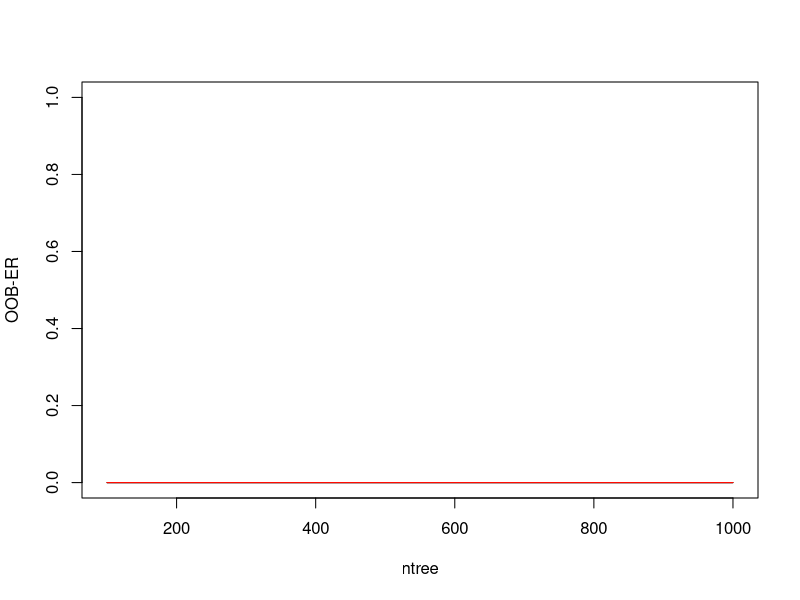

The R source for this figure: (Note: a time limit stopped this script after it produced the figure.)
## Classification random forest for FP occurence in C. mydas

library(randomForest)
library(caret)
library(dplyr)

# read in data

data_full <- read.csv("classI_juveniles_morpho_FP_v3.csv") # this includes C. mydas and C. caretta records

data_full <- data_full %>% filter(!is.na(Carap_L_sl)) # remove any record without straight carapace length (SCL) measurement (just 1)

# variables: sample ID, location, spp, year, FP, paps_regressed, season, allele count, all alleles, supertypes A, B, C, and SCL ("Carap_L_sl" from database download)
data_full <- data_full[c(1, 6, 7, 11, 14, 16, 19:139, 142)] 
colnames(data_full)

data_full <- data_full %>% mutate(location = tolower(location))

# Convert sample ID to character
data_full$sample_ID = as.character(data_full$sample_ID)

# Convert location, species, FP, paps_regressed, season, and all alleles, all supertypes to factors
col_names <- names(data_full)
col_names

data_full[col_names[2:3]] <- lapply(data_full[col_names[2:3]], factor) # location and species

data_full[col_names[5:7]] <- lapply(data_full[col_names[5:7]], factor) # FP,paps_regressed, season

data_full[col_names[9:127]] <- lapply(data_full[col_names[9:127]], factor) # alleles and supertypes


# Convert allele count, SCL, to numeric
data_full$allele_count <- as.numeric(data_full$allele_count)
data_full$Carap_L_sl <- as.numeric(data_full$Carap_L_sl)

sapply(data_full, class)
sapply(data_full, levels)

## Subset to just FP with just C. mydas.

data <- data_full %>% filter(species == "Chelonia mydas") # keep just the Cm; 268 individuals

# as a result of filtering to just Cm individuals, the following alleles are no longer relevant (they were found just in Cc) and can be removed

data <- subset(data, select = -c(Carca32, Carca14, Carca11, Carca16, Carca17, Carca27, Carca13, Carca56, Caca03, Carca28, Carca109, Caca04, Caca05, Carca25, Caca06, Caca07, Caca08, Carca81))

# remove paps_smooth_regressed variable, which is part of a separate model ("RandomForest_TumorRegression.R").
data <- data[,-6]

colnames(data)


# Check for imbalance in response variable (FP)
length(which(data$FP==0)) #162 Cm without FP
length(which(data$FP==1)) #106 Cm with FP, for ~39.55% FP. This is unbalanced enough that we need to account for it by over-sampling the under-represented class (FP positive) and under-sampling the over-represented class (FP negative). Set the sampsize parameter to 2/3 of the under-represented class, and use that sample size in conjunction with the strata option when building the random trees and when training.

# there are 106 FP positive individuals; 106*(2/3) = 70.7 = 71 individuals, so we'll sample 71 FP positive individuals and 71 FP negative individuals for the training data set so that the resutling tree forest is not biased.

sample_size <- c(71,71) # will use subsequently with strata.

# Random Forest analysis

# Optimize mtry parameter. Default for RF classification is sqrt(p) where p is the number of variables in the dataframe.
# let's also run mtry values of sqrt(p), 2*sqrt(p), 0.1(p), 0.2(p), p/3, in addition to p, where p is the number of variables.
# Run each mtry at ntree= 100 to 1000 (by increments of 100), looking for plateau where the out of bag error rate (OOB-ER) is minimized while also maximizing the RF algorithm. The mtry value that minimizes the OOB-ER will be chosen for subsequent analyses.

# We are using 107 variables to explain FP occurence (this excludes the first column, which is sample ID, and FP occurence which is the response)

results_optimization <- matrix(data=NA , nrow = 0, ncol = 3) # create matrix that the following loop will dump info into
for (i in seq(from = 100, to = 1000 , by = 100)){  # values of ntree
  print(i)
  for (j in c(10.3, 20.7, 10.7, 21.4, 35.7, 107)){    #values of mtry based on 107 total predictors
    rf_ij <- randomForest(x = data[,2:109], y = as.factor(data$FP), importance=TRUE ,proximity=TRUE, ntree=i, mtry=j, strata=as.factor(data$FP), sampsize=sample_size)
    results_optimization <- rbind(results_optimization, c(i,j,tail(rf_ij$err.rate,1)[1]))
  }
}

# Clean up the file format
results_optimization<-as.data.frame(results_optimization)
colnames(results_optimization)<-c("ntree", "mtry","OOB_ER")

# Now plot results to see if there's a plateau
plot(results_optimization$ntree[results_optimization$mtry == 10.3],results_optimization$OOB_ER[results_optimization$mtry == 10.3], type="l", col="black", xlab="ntree",ylab="OOB-ER",ylim=c(0,1))
lines(results_optimization$ntree[results_optimization$mtry == 20.7],results_optimization$OOB_ER[results_optimization$mtry == 20.7], col="blue")
lines(results_optimization$ntree[results_optimization$mtry == 10.7],results_optimization$OOB_ER[results_optimization$mtry == 10.7], col="green")
lines(results_optimization$ntree[results_optimization$mtry == 21.4],results_optimization$OOB_ER[results_optimization$mtry == 21.4], col="purple")
lines(results_optimization$ntree[results_optimization$mtry == 35.7],results_optimization$OOB_ER[results_optimization$mtry == 35.7], col="orange")
lines(results_optimization$ntree[results_optimization$mtry == 107],results_optimization$OOB_ER[results_optimization$mtry == 107], col="red")

# all mtry parameters seem to behave similarly with no discernable plateau, so it may be best to explore further or use defaults, i.e., sqrt(p)

# Create model with default paramters as a baseline with grid search, method = "oob"
control <- trainControl(method="oob", number=10, search = "grid")
seed <- 7
metric <- "Accuracy"
set.seed(seed)
mtry <- sqrt(107) # square root of total number of variables; this is the default mtry
tunegrid <- expand.grid(.mtry=mtry)
rf_default <- train(FP~., data=data[,2:109], method="rf", metric=metric, tuneGrid=tunegrid, trControl=control)
print(rf_default) # mtry = 10.34 at 72.0% accuracy.

# now let's fine tune
## Grid search, where method = "oob"
control <- trainControl(method="oob", number=10, search="grid")
set.seed(seed)
tunegrid <- expand.grid(.mtry=c(1:107)) # doing full 107 mtry
rf_gridsearch <- train(FP~., data=data[,2:109], method="rf", metric=metric, tuneGrid=tunegrid, trControl=control)
print(rf_gridsearch)
plot(rf_gridsearch) # most accurate: mtry 17 at 75.0%

# Now begin the full Random Forest analyses: going to use mtry = 10.34 (default), and mtry = 17 which was given from grid search tuning.

# run a large number of trees with the above mtry values, in order to know what value of ntree achieves convergence of importance values between forests.
# As a starting point, grow 10,000 trees and increase if necessary.

# forests with default mtry:

rf_default_a <- randomForest(x = data[,2:109], y = as.factor(data$FP), importance=TRUE ,proximity=TRUE, ntree=10000, strata=as.factor(data$FP), sampsize=sample_size)
#save(rf_default_a,file="rf_default_a.Rdata")

rf_default_b <- randomForest(x = data[,2:109], y = as.factor(data$FP), importance=TRUE ,proximity=TRUE, ntree=10000, strata=as.factor(data$FP), sampsize=sample_size)
#save(rf_default_b,file="rf_default_b.Rdata")

#Check correlation of predictor importance values between forests 
importance_rf_default_a <- data.frame(importance(rf_default_a,type=1)) #type=1 is mean decrease in accuracy for classification, so a large, positive value means that permuting the variable led to a big decrease in prediction accuracy (which is indicative of an important predictor)
colnames(importance_rf_default_a)<-c("importance")

importance_rf_default_b <- data.frame(importance(rf_default_b,type=1))
colnames(importance_rf_default_b)<-c("importance")

cor(importance_rf_default_a,importance_rf_default_b) # A correlation of 0.9988924 for predictor importance values between forests when mtry = 10.34 and ntree = 10,000

# forest with mtry = 17

rf_17_a <- randomForest(x = data[,2:109], y = as.factor(data$FP), importance=TRUE ,proximity=TRUE, mtry=17, ntree=10000, strata=as.factor(data$FP), sampsize=sample_size)
#save(rf_17_a,file="rf_17_a.Rdata")

rf_17_b <- randomForest(x = data[,2:109], y = as.factor(data$FP), importance=TRUE ,proximity=TRUE, mtry=17, ntree=10000, strata=as.factor(data$FP), sampsize=sample_size)
#save(rf_17_b,file="rf_17_b.Rdata")

#Check correlation of locus importance values between forests 
importance_rf_17_a <- data.frame(importance(rf_17_a,type=1)) #type=1 is mean decrease in accuracy for classification, so a large, positive value means that permuting the variable led to a big decrease in prediction accuracy (which is indicative of an important locus)
colnames(importance_rf_17_a)<-c("importance")

importance_rf_17_b <- data.frame(importance(rf_17_b,type=1))
colnames(importance_rf_17_b)<-c("importance")

cor(importance_rf_17_a,importance_rf_17_b) # A correlation of 0.9991887 for predictor importance values between forests when mtry = 17 and ntree = 10,000

# Build final model with mtry = 17, ntree = 10,000, as mtry = 17 had higher importance value correlation

# Separate into training and test data (70% and 30%, respectively)
set.seed(3)
train = sample(1:nrow(data), 0.7*nrow(data))
data.test = data[train,]
data.train = data[-train,]

# Create random forest model using training data set
# Make sure to exclude the sample ID column (data.train[,-1])
set.seed(3)
data.model = randomForest(FP ~ .,
                          data = data.train[,-1],
                          importance=TRUE,
                          proximity=TRUE,
                          mtry=17, # based on tuning done above
                          ntree=10000, # based on tuning for ntree above
                          strata=as.factor(data$FP), sampsize=sample_size) # take into account imbalance in FP postiives vs FP negatives
data.model # OOB-ER = 37.04%

# Use the model built above to make predictions on the test data
data.predict = predict(data.model,newdata = data.test[,-1])

# Build a confusion matrix and calculate accuracy of predicted model
table(Prediction = data.predict,Truth = data.test$FP)
sum(diag(table(Prediction = data.predict,Truth = data.test$FP))) / sum(table(Prediction = data.predict,Truth = data.test$FP)) # Accuracy of model with all variables: #70.05%

# Importance Sampling
importance(data.model)
varImpPlot(data.model, main = "Cm FP")



# Let's also build a model based on the default mtry, since it also did decently in the tuning.

# Separate into training and test data (70% and 30%, respectively)
set.seed(3)
train = sample(1:nrow(data), 0.7*nrow(data))
data.test = data[train,]
data.train = data[-train,]

# Create random forest model using training data set
# Make sure to exclude the sample ID column (data.train[,-1])
set.seed(3)
data.model_10 <- randomForest(FP ~ .,
                              data = data.train[,-1],
                              importance=TRUE,
                              proximity=TRUE,
                              ntree=10000, # based on tuning for ntree above
                              strata=as.factor(data$FP), sampsize=sample_size) # take into account imbalance in FP postiives vs FP negatives
data.model_10 # OOB-ER = 35.8%

# Use the model built above to make predictions on the test data
data.predict_10 = predict(data.model_10, newdata = data.test[,-1])

# Build a confusion matrix and calculate accuracy of predicted model
table(Prediction = data.predict_10, Truth = data.test$FP)
sum(diag(table(Prediction = data.predict_10,Truth = data.test$FP))) / sum(table(Prediction = data.predict_10,Truth = data.test$FP)) # Accuracy of model with all variables: #67.914%
# accuracy and OOB-ER are comparable
